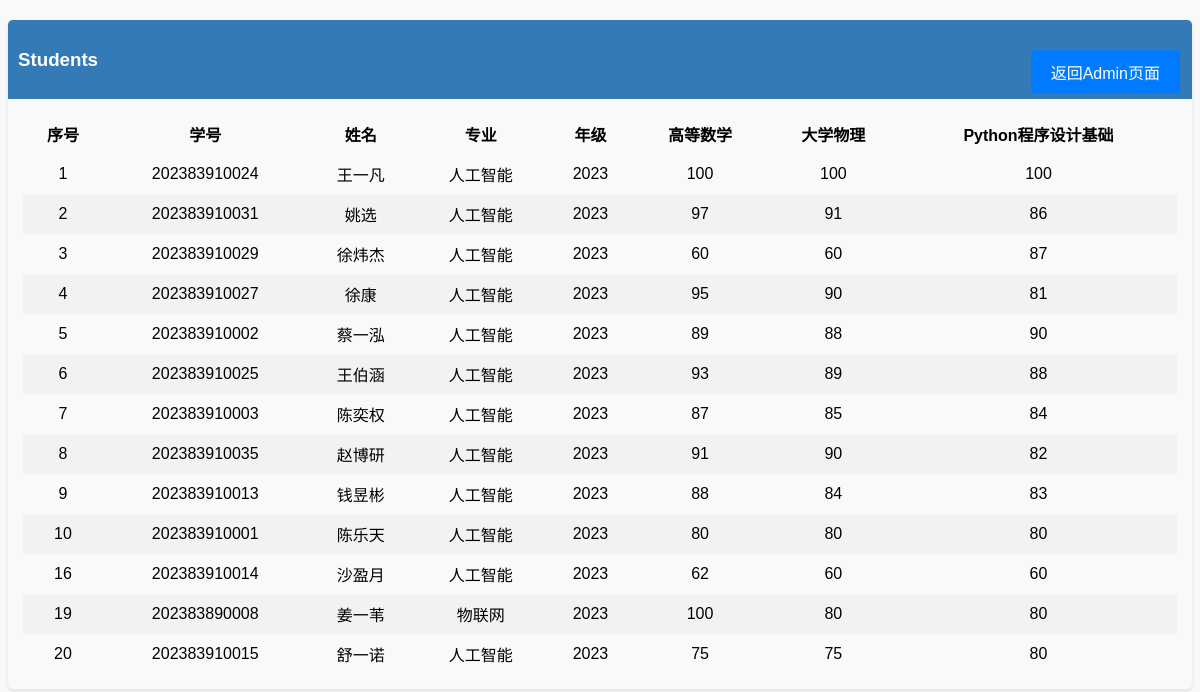
The page /display on the database its author committed.
### tables this page shows
CREATE TABLE studentList (
序号 integer primary key autoincrement,
学号 integer ,
姓名 text,
专业 text,
年级 text,
高等数学 integer,
大学物理 integer,
Python程序设计基础 integer
);

### app.py (the view)
@app.route('/display')
def display():
    db = 'test.db'
    conn = sqlite3.connect(db)
    cur = conn.cursor()
    sql = 'SELECT * FROM studentList'
    cur.execute(sql)
    rows = cur.fetchall()
    cur.close()
    conn.close()
    return render_template('display.html', content=rows)

### templates/display.html (shortened to what this page needs)
<!doctype html>
<html lang="en">
<head>
    <link rel="stylesheet" type="text/css" href="/static/display.css">
</head>
<body>
<div class="row">
    <div class="col-md-6 col-sm-12 col-xs-12">
        <div class="panel panel-default">
            <div class="panel-heading">
                <h3>Students</h3>
                <a href="http://127.0.0.1:5000/admin" class="btn fixed-button">返回Admin页面</a>
            </div>
            <div class="panel-body">
                <div class="table-responsive">
                    <table class="table table-striped table-bordered table-hover">
                        <thead>
                        <tr>
                            <th>序号</th>
                            <th>学号</th>
                            <th>姓名</th>
                            <th>专业</th>
                            <th>年级</th>
                            <th>高等数学</th>
                            <th>大学物理</th>
                            <th>Python程序设计基础</th>
                        </tr>
                        </thead>
                        <tbody>
                        {% for i in content %}
                            <tr>
                                {% for j in i %}
                                    <td>{{ j }}</td>
                                {% endfor %}
                            </tr>
                        {% endfor %}
                        </tbody>
                    </table>
                </div>
            </div>
        </div>
    </div>
</div>
</body>
</html>

### static/display.css (style rules this page uses)
body { font-family: Arial, sans-serif; background-color: #f9f9f9; position: relative; }
.panel { margin-top: 20px; border-radius: 5px; box-shadow: 0 2px 4px rgba(0, 0, 0, 0.1); }
.panel-heading { background-color: #337ab7; color: white; padding: 10px; border-top-left-radius: 5px; border-top-right-radius: 5px; }
.panel-body { padding: 15px; }
table { width: 100%; border-collapse: collapse; }
th, td { padding: 8px; text-align: center; }
tr:nth-child(even) { background-color: #f2f2f2; }
.btn { display: inline-block; padding: 10px 20px; background-color: #007bff; color: white; text-decoration: none; border-radius: 5px; transition: background-color 0.3s; position: fixed; top: 50px; right: 20px; }

### rows shown on the page
studentList: i "1" "100" "100" "100", 学号 "202383910024", 姓名 "王一凡", 专业 "人工智能", 年级 "2023"
studentList: i "2" "97" "91" "86", 学号 "202383910031", 姓名 "姚选", 专业 "人工智能", 年级 "2023"
studentList: i "3" "60" "60" "87", 学号 "202383910029", 姓名 "徐炜杰", 专业 "人工智能", 年级 "2023"
studentList: i "4" "95" "90" "81", 学号 "202383910027", 姓名 "徐康", 专业 "人工智能", 年级 "2023"
studentList: i "5" "89" "88" "90", 学号 "202383910002", 姓名 "蔡一泓", 专业 "人工智能", 年级 "2023"
studentList: i "6" "93" "89" "88", 学号 "202383910025", 姓名 "王伯涵", 专业 "人工智能", 年级 "2023"
studentList: i "7" "87" "85" "84", 学号 "202383910003", 姓名 "陈奕权", 专业 "人工智能", 年级 "2023"
studentList: i "8" "91" "90" "82", 学号 "202383910035", 姓名 "赵博研", 专业 "人工智能", 年级 "2023"
studentList: i "9" "88" "84" "83", 学号 "202383910013", 姓名 "钱昱彬", 专业 "人工智能", 年级 "2023"
studentList: i "10" "80" "80" "80", 学号 "202383910001", 姓名 "陈乐天", 专业 "人工智能", 年级 "2023"
studentList: i "16" "62" "60" "60", 学号 "202383910014", 姓名 "沙盈月", 专业 "人工智能", 年级 "2023"
studentList: i "19" "100" "80" "80", 学号 "202383890008", 姓名 "姜一苇", 专业 "物联网", 年级 "2023"
studentList: i "20" "75" "75" "80", 学号 "202383910015", 姓名 "舒一诺", 专业 "人工智能", 年级 "2023"
